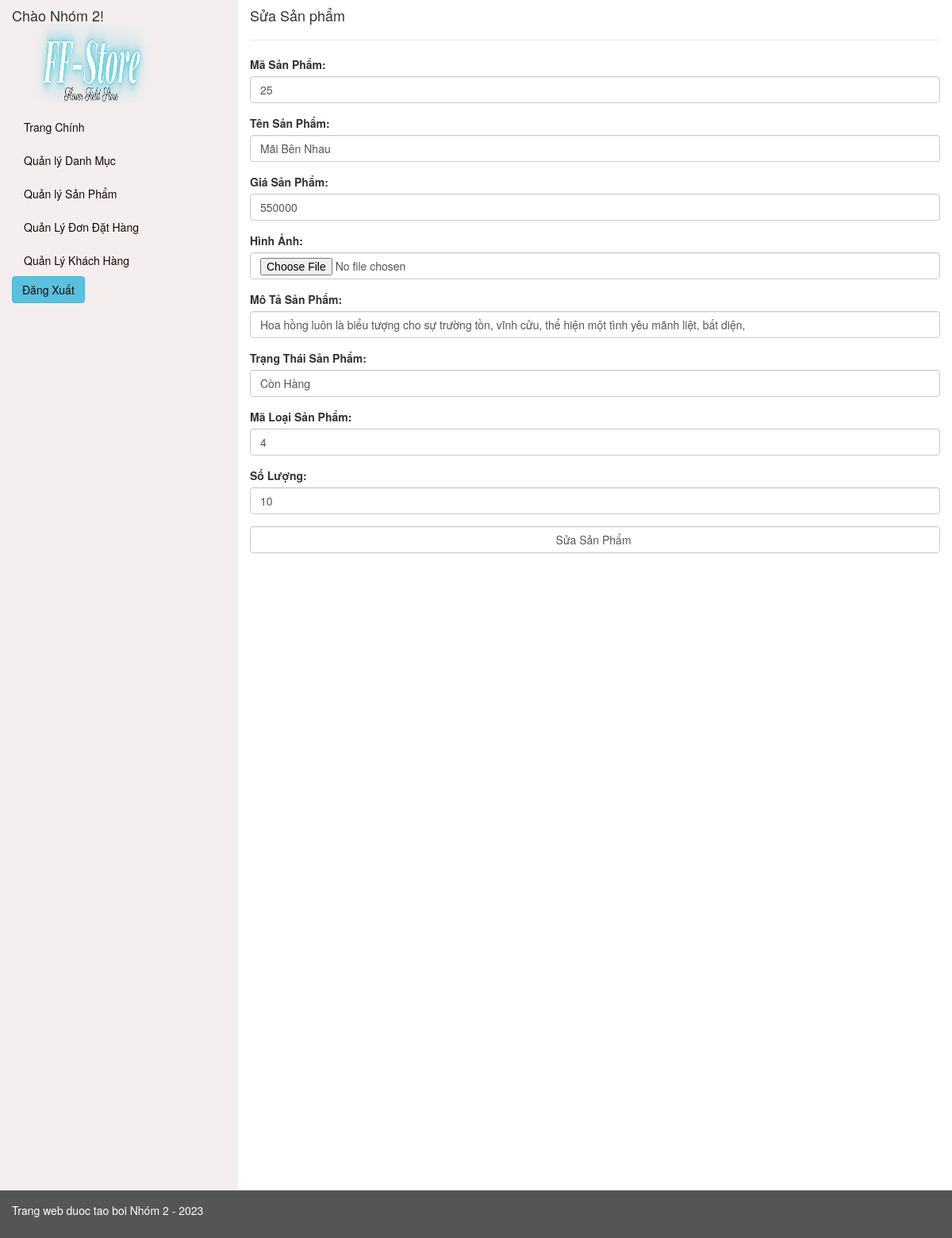
Page /admin/index.php?p=spsua&&id=25 on the committed database.
### tables this page shows
CREATE TABLE `sanpham` (
  `MaSP` int(20) NOT NULL,
  `TenSP` varchar(20) DEFAULT NULL,
  `Gia` int(20) DEFAULT NULL,
  `HinhAnh` varchar(150) DEFAULT NULL,
  `MoTaSP` varchar(100) DEFAULT NULL,
  `TrangThaiSP` varchar(20) DEFAULT NULL,
  `MaLoaiSP` int(11) DEFAULT NULL,
  `SoLuong` int(200) DEFAULT NULL
);

CREATE TABLE `danhmuc` (
  `MaLoaiSP` int(11) NOT NULL,
  `TenLoaiSP` varchar(20) NOT NULL
);

### admin/index.php (called while the page is built, shortened)
<?php
    include('../admin/theme.php')
?>

### admin/sanpham.php (called while the page is built, shortened)
<?php
include ('danhmuc.php');
class SanPham {
    public static function laySP($conn, $id) {
        $sql = "SELECT * FROM sanpham WHERE MaSP = $id";
        $result = mysqli_query($conn, $sql);
        $sp_obj = new SanPham();
        $row = mysqli_fetch_assoc($result);
        $sp_obj->MaSP = $row["MaSP"];
        $sp_obj->TenSP = $row["TenSP"];
        $sp_obj->Gia = $row["Gia"];
        $sp_obj->HinhAnh = $row["HinhAnh"];
        $sp_obj->MoTaSP = $row["MoTaSP"];
        $sp_obj->TrangThaiSP = $row["TrangThaiSP"];
        $sp_obj->MaLoaiSP = danhmuc::layDanhmucSP($conn,$row["MaLoaiSP"]);
        $sp_obj->SoLuong = $row["SoLuong"];
        return $sp_obj;
    }
  }
?>

### admin/danhmuc.php (called while the page is built, shortened)
<?php
    class danhmuc {
        public static function layDanhmucSP($conn, $id) {
            $sql = "SELECT * FROM danhmuc WHERE MaLoaiSP = $id";
            $result = mysqli_query($conn, $sql);
            $danhmuc = new danhmuc();
            $row = mysqli_fetch_assoc($result);
            $danhmuc->MaLoaiSP = $row['MaLoaiSP'];
            $danhmuc->TenLoaiSP = $row['TenLoaiSP'];
            return $danhmuc;
        }
    }
?>

### admin/sanphamsua.php (the view)
<?php
    include('./sanpham.php');
    if(isset($_POST["TenSP"])){
        $data = new SanPham();
        $data->MaSP = $_POST["MaSP"];
        $data->TenSP = $_POST["TenSP"];
        $data->Gia = $_POST["Gia"];
        $data->HinhAnh = $_POST["HinhAnh"];
        $data->MoTaSP = $_POST["MoTaSP"];
        $data->TrangThaiSP = $_POST["TrangThaiSP"];
        $data->MaLoaiSP = $_POST["MaLoaiSP"];
        $data->SoLuong=$_POST["SoLuong"];
        $data->SuaSP($conn,$baseUrl);
    }else{
        $id = ($_GET["id"]);
        $data = new SanPham();
        $data  =  $data->laySP($conn,$id);
    }
?>
<form method="post">
    <div class="form-group">
        <label for="MaSP">Mã Sản Phẩm: </label>
        <input type="text" class="form-control" id="MaSP" name="MaSP" value ='<?php echo $data->MaSP ;?>'>
    </div>
    <div class="form-group">
        <label for="TenSP">Tên Sản Phẩm: </label>
        <input type="text" class="form-control" id="TenSP" name="TenSP" value ='<?php echo $data->TenSP ;?>'>
    </div>
    <div class="form-group">
        <label for="Gia">Giá Sản Phẩm: </label>
        <input type="text" class="form-control" id="Gia" name="Gia" value ='<?php echo $data->Gia ;?>'>
    </div>
    <div class="form-group">
        <label for="HinhAnh">Hình Ảnh: </label>
        <input type="file" class="form-control" id="HinhAnh" name="HinhAnh" value ='<?php echo $data->HinhAnh ;?>'>
    </div>
    <div class="form-group">
        <label for="MoTaSP">Mô Tả Sản Phẩm: </label>
        <input type="text" class="form-control" id="MoTaSP" name="MoTaSP" value ='<?php echo $data->MoTaSP; ?>'>
    </div>
    <div class="form-group">
        <label for="TrangThaiSP">Trạng Thái Sản Phẩm: </label>
        <input type="text" class="form-control" id="TrangThaiSP" name="TrangThaiSP" value ='<?php echo $data->TrangThaiSP ;?>'>
    </div>
    <div class="form-group">
        <label for="MaLoaiSP">Mã Loại Sản Phẩm: </label>
        <input type="text" class="form-control" id="MaLoaiSP" name="MaLoaiSP" value ='<?php echo $data->MaLoaiSP->MaLoaiSP;?>'>
    </div>
    <div class="form-group">
        <label for="SoLuong">Số Lượng: </label>
        <input type="text" class="form-control" id="SoLuong" name="SoLuong" value ='<?php echo $data->SoLuong ;?>'>
    </div>
    <div class="form-group">
        <input type="submit" class="form-control" value="Sửa Sản Phẩm "/>
    </div>
</form>

### rows in the picture
sanpham: MaSP "25", TenSP "Mãi Bên Nhau", Gia "550000", MoTaSP "Hoa hồng luôn là biểu tượng cho sự trường tồn, vĩnh cửu, thể hiện một tình yêu mãnh liệt, bất diện,", TrangThaiSP "Còn Hàng", SoLuong "10"
danhmuc: MaLoaiSP "4"

### other values in the picture
$pages['trangchinh'][0] "Trang Chính"
$pages['danhmuc'][0] "Quản lý Danh Mục"
$pages['sp'][0] "Quản lý Sản Phẩm"
$pages['order'][0] "Quản Lý Đơn Đặt Hàng"
$pages['user'][0] "Quản Lý Khách Hàng"
$pages[$page][0] "Sửa Sản phẩm"
